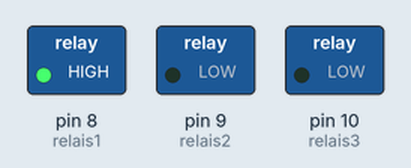
Bench run of a sketch on a simulated Arduino Uno, built with avr-gcc and run on an emulated ATmega328P. On the bench: switched loads named in the sketch (green lamp = pin HIGH).

Above: at 0.5 s.
At 1.5 s:
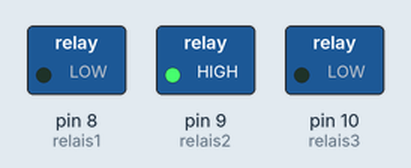
At 5.5 s:
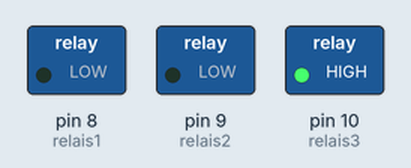
Timing chart, 0 to 6.9 s (numbered marks = the images above):
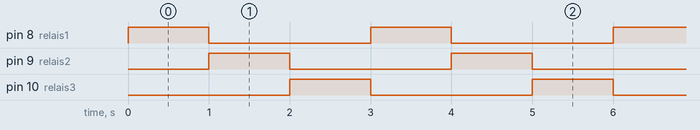

Measured:
- by itself, pin 8 (relais1), pin 9 (relais2), pin 10 (relais3): alternates HIGH for 1.0 s and LOW for 2.0 s
- by itself, everything shown: repeats every 3.0 s, in 4 steps

The sketch:

Test_Relais.ino
```cpp
// Variablen für Relais an Pins festlegen.
const int relais1 = 8;
const int relais2 = 9;
const int relais3 = 10;

void setup() {
  // Pins als Output Pins festlegen.
  pinMode(relais1, OUTPUT);
  pinMode(relais2, OUTPUT);
  pinMode(relais3, OUTPUT);
}

void loop() {

  digitalWrite(relais1, HIGH);  //ON verbunden /NC getrennt
  delay(1000);
  digitalWrite(relais1, LOW);   //ON getrennt /NC verbunden

  digitalWrite(relais2, HIGH);
  delay(1000);
  digitalWrite(relais2, LOW);

  digitalWrite(relais3, HIGH);
  delay(1000);
  digitalWrite(relais3, LOW);

}
```
